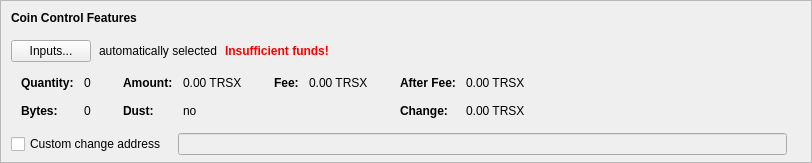
    <widget class="QFrame" name="frameCoinControl">
     <property name="sizePolicy">
      <sizepolicy hsizetype="Expanding" vsizetype="Expanding">
       <horstretch>0</horstretch>
       <verstretch>0</verstretch>
      </sizepolicy>
     </property>
     <property name="maximumSize">
      <size>
       <width>16777215</width>
       <height>16777215</height>
      </size>
     </property>
     <property name="frameShape">
      <enum>QFrame::StyledPanel</enum>
     </property>
     <property name="frameShadow">
      <enum>QFrame::Sunken</enum>
     </property>
     <layout class="QVBoxLayout" name="verticalLayoutCoinControl2">
      <property name="spacing">
       <number>0</number>
      </property>
      <property name="leftMargin">
       <number>0</number>
      </property>
      <property name="topMargin">
       <number>0</number>
      </property>
      <property name="rightMargin">
       <number>0</number>
      </property>
      <property name="bottomMargin">
       <number>6</number>
      </property>
      <item>
       <layout class="QVBoxLayout" name="verticalLayoutCoinControl" stretch="0,0,0,0,1">
        <property name="spacing">
         <number>0</number>
        </property>
        <property name="leftMargin">
         <number>10</number>
        </property>
        <property name="topMargin">
         <number>10</number>
        </property>
        <item>
         <layout class="QHBoxLayout" name="horizontalLayoutCoinControl1">
          <property name="bottomMargin">
           <number>15</number>
          </property>
          <item>
           <widget class="QLabel" name="labelCoinControlFeatures">
            <property name="sizePolicy">
             <sizepolicy hsizetype="Preferred" vsizetype="Maximum">
              <horstretch>0</horstretch>
              <verstretch>0</verstretch>
             </sizepolicy>
            </property>
            <property name="font">
             <font>
              <weight>75</weight>
              <bold>true</bold>
             </font>
            </property>
            <property name="styleSheet">
             <string notr="true">font-weight:bold;</string>
            </property>
            <property name="text">
             <string>Coin Control Features</string>
            </property>
           </widget>
          </item>
         </layout>
        </item>
        <item>
         <layout class="QHBoxLayout" name="horizontalLayoutCoinControl2" stretch="0,0,0,0">
          <property name="spacing">
           <number>8</number>
          </property>
          <property name="bottomMargin">
           <number>10</number>
          </property>
          <item>
           <widget class="QPushButton" name="pushButtonCoinControl">
            <property name="styleSheet">
             <string notr="true"/>
            </property>
            <property name="text">
             <string>Inputs...</string>
            </property>
            <property name="autoDefault">
             <bool>false</bool>
            </property>
           </widget>
          </item>
          <item>
           <widget class="QLabel" name="labelCoinControlAutomaticallySelected">
            <property name="text">
             <string>automatically selected</string>
            </property>
            <property name="margin">
             <number>5</number>
            </property>
           </widget>
          </item>
          <item>
           <widget class="QLabel" name="labelCoinControlInsuffFunds">
            <property name="font">
             <font>
              <weight>75</weight>
              <bold>true</bold>
             </font>
            </property>
            <property name="styleSheet">
             <string notr="true">color:red;font-weight:bold;</string>
            </property>
            <property name="text">
             <string>Insufficient funds!</string>
            </property>
            <property name="margin">
             <number>5</number>
            </property>
           </widget>
          </item>
          <item>
           <spacer name="horizontalSpacerCoinControl">
            <property name="orientation">
             <enum>Qt::Horizontal</enum>
            </property>
            <property name="sizeHint" stdset="0">
             <size>
              <width>40</width>
              <height>1</height>
             </size>
            </property>
           </spacer>
          </item>
         </layout>
        </item>
        <item>
         <widget class="QWidget" name="widgetCoinControl" native="true">
          <property name="sizePolicy">
           <sizepolicy hsizetype="Preferred" vsizetype="Preferred">
            <horstretch>0</horstretch>
            <verstretch>0</verstretch>
           </sizepolicy>
          </property>
          <property name="minimumSize">
           <size>
            <width>0</width>
            <height>0</height>
           </size>
          </property>
          <property name="styleSheet">
           <string notr="true"/>
          </property>
          <layout class="QHBoxLayout" name="horizontalLayoutCoinControl5">
           <property name="leftMargin">
            <number>0</number>
           </property>
           <property name="topMargin">
            <number>0</number>
           </property>
           <property name="rightMargin">
            <number>0</number>
           </property>
           <property name="bottomMargin">
            <number>0</number>
           </property>
           <item>
            <layout class="QHBoxLayout" name="horizontalLayoutCoinControl3" stretch="0,0,0,1">
             <property name="spacing">
              <number>20</number>
             </property>
             <property name="topMargin">
              <number>0</number>
             </property>
             <property name="bottomMargin">
              <number>10</number>
             </property>
             <item>
              <layout class="QFormLayout" name="formLayoutCoinControl1">
               <property name="horizontalSpacing">
                <number>10</number>
               </property>
               <property name="verticalSpacing">
                <number>14</number>
               </property>
               <property name="leftMargin">
                <number>10</number>
               </property>
               <property name="topMargin">
                <number>4</number>
               </property>
               <property name="rightMargin">
                <number>6</number>
               </property>
               <item row="0" column="0">
                <widget class="QLabel" name="labelCoinControlQuantityText">
                 <property name="font">
                  <font>
                   <weight>75</weight>
                   <bold>true</bold>
                  </font>
                 </property>
                 <property name="text">
                  <string>Quantity:</string>
                 </property>
                 <property name="margin">
                  <number>0</number>
                 </property>
                </widget>
               </item>
               <item row="0" column="1">
                <widget class="QLabel" name="labelCoinControlQuantity">
                 <property name="cursor">
                  <cursorShape>IBeamCursor</cursorShape>
                 </property>
                 <property name="contextMenuPolicy">
                  <enum>Qt::ActionsContextMenu</enum>
                 </property>
                 <property name="text">
                  <string notr="true">0</string>
                 </property>
                 <property name="margin">
                  <number>0</number>
                 </property>
                 <property name="textInteractionFlags">
                  <set>Qt::LinksAccessibleByMouse|Qt::TextSelectableByKeyboard|Qt::TextSelectableByMouse</set>
                 </property>
                </widget>
               </item>
               <item row="1" column="0">
                <widget class="QLabel" name="labelCoinControlBytesText">
                 <property name="font">
                  <font>
                   <weight>75</weight>
                   <bold>true</bold>
                  </font>
                 </property>
                 <property name="text">
                  <string>Bytes:</string>
                 </property>
                </widget>
               </item>
               <item row="1" column="1">
                <widget class="QLabel" name="labelCoinControlBytes">
                 <property name="cursor">
                  <cursorShape>IBeamCursor</cursorShape>
                 </property>
                 <property name="contextMenuPolicy">
                  <enum>Qt::ActionsContextMenu</enum>
                 </property>
                 <property name="text">
                  <string notr="true">0</string>
                 </property>
                 <property name="textInteractionFlags">
                  <set>Qt::LinksAccessibleByMouse|Qt::TextSelectableByKeyboard|Qt::TextSelectableByMouse</set>
                 </property>
                </widget>
               </item>
              </layout>
             </item>
             <item>
              <layout class="QFormLayout" name="formLayoutCoinControl2">
               <property name="horizontalSpacing">
                <number>10</number>
               </property>
               <property name="verticalSpacing">
                <number>14</number>
               </property>
               <property name="leftMargin">
                <number>6</number>
               </property>
               <property name="topMargin">
                <number>4</number>
               </property>
               <property name="rightMargin">
                <number>6</number>
               </property>
               <item row="0" column="0">
                <widget class="QLabel" name="labelCoinControlAmountText">
                 <property name="font">
                  <font>
                   <weight>75</weight>
                   <bold>true</bold>
                  </font>
                 </property>
                 <property name="text">
                  <string>Amount:</string>
                 </property>
                 <property name="margin">
                  <number>0</number>
                 </property>
                </widget>
               </item>
               <item row="0" column="1">
                <widget class="QLabel" name="labelCoinControlAmount">
                 <property name="cursor">
                  <cursorShape>IBeamCursor</cursorShape>
                 </property>
                 <property name="contextMenuPolicy">
                  <enum>Qt::ActionsContextMenu</enum>
                 </property>
                 <property name="text">
                  <string notr="true">0.00 TRSX</string>
                 </property>
                 <property name="textInteractionFlags">
                  <set>Qt::LinksAccessibleByMouse|Qt::TextSelectableByKeyboard|Qt::TextSelectableByMouse</set>
                 </property>
                </widget>
               </item>
               <item row="1" column="0">
                <widget class="QLabel" name="labelCoinControlLowOutputText">
                 <property name="font">
                  <font>
                   <weight>75</weight>
                   <bold>true</bold>
                  </font>
                 </property>
                 <property name="text">
                  <string>Dust:</string>
                 </property>
                </widget>
               </item>
               <item row="1" column="1">
                <widget class="QLabel" name="labelCoinControlLowOutput">
                 <property name="cursor">
                  <cursorShape>IBeamCursor</cursorShape>
                 </property>
                 <property name="contextMenuPolicy">
                  <enum>Qt::ActionsContextMenu</enum>
                 </property>
                 <property name="text">
                  <string notr="true">no</string>
                 </property>
                 <property name="textInteractionFlags">
                  <set>Qt::LinksAccessibleByMouse|Qt::TextSelectableByKeyboard|Qt::TextSelectableByMouse</set>
                 </property>
                </widget>
               </item>
              </layout>
             </item>
             <item>
              <layout class="QFormLayout" name="formLayoutCoinControl3">
               <property name="horizontalSpacing">
                <number>10</number>
               </property>
               <property name="verticalSpacing">
                <number>14</number>
               </property>
               <property name="leftMargin">
                <number>6</number>
               </property>
               <property name="topMargin">
                <number>4</number>
               </property>
               <property name="rightMargin">
                <number>6</number>
               </property>
               <item row="0" column="0">
                <widget class="QLabel" name="labelCoinControlFeeText">
                 <property name="font">
                  <font>
                   <weight>75</weight>
                   <bold>true</bold>
                  </font>
                 </property>
                 <property name="text">
                  <string>Fee:</string>
                 </property>
                 <property name="margin">
                  <number>0</number>
                 </property>
                </widget>
               </item>
               <item row="0" column="1">
                <widget class="QLabel" name="labelCoinControlFee">
                 <property name="cursor">
                  <cursorShape>IBeamCursor</cursorShape>
                 </property>
                 <property name="contextMenuPolicy">
                  <enum>Qt::ActionsContextMenu</enum>
                 </property>
                 <property name="text">
                  <string notr="true">0.00 TRSX</string>
                 </property>
                 <property name="textInteractionFlags">
                  <set>Qt::LinksAccessibleByMouse|Qt::TextSelectableByKeyboard|Qt::TextSelectableByMouse</set>
                 </property>
                </widget>
               </item>
              </layout>
             </item>
             <item>
              <layout class="QFormLayout" name="formLayoutCoinControl4">
               <property name="horizontalSpacing">
                <number>10</number>
               </property>
               <property name="verticalSpacing">
                <number>14</number>
               </property>
               <property name="leftMargin">
                <number>6</number>
               </property>
               <property name="topMargin">
                <number>4</number>
               </property>
               <property name="rightMargin">
                <number>6</number>
               </property>
               <item row="0" column="0">
                <widget class="QLabel" name="labelCoinControlAfterFeeText">
                 <property name="font">
                  <font>
                   <weight>75</weight>
                   <bold>true</bold>
                  </font>
                 </property>
                 <property name="text">
                  <string>After Fee:</string>
                 </property>
                 <property name="margin">
                  <number>0</number>
                 </property>
                </widget>
               </item>
               <item row="0" column="1">
                <widget class="QLabel" name="labelCoinControlAfterFee">
                 <property name="cursor">
                  <cursorShape>IBeamCursor</cursorShape>
                 </property>
                 <property name="contextMenuPolicy">
                  <enum>Qt::ActionsContextMenu</enum>
                 </property>
                 <property name="text">
                  <string notr="true">0.00 TRSX</string>
                 </property>
                 <property name="textInteractionFlags">
                  <set>Qt::LinksAccessibleByMouse|Qt::TextSelectableByKeyboard|Qt::TextSelectableByMouse</set>
                 </property>
                </widget>
               </item>
               <item row="1" column="0">
                <widget class="QLabel" name="labelCoinControlChangeText">
                 <property name="font">
                  <font>
                   <weight>75</weight>
                   <bold>true</bold>
                  </font>
                 </property>
                 <property name="text">
                  <string>Change:</string>
                 </property>
                </widget>
               </item>
               <item row="1" column="1">
                <widget class="QLabel" name="labelCoinControlChange">
                 <property name="cursor">
                  <cursorShape>IBeamCursor</cursorShape>
                 </property>
                 <property name="contextMenuPolicy">
                  <enum>Qt::ActionsContextMenu</enum>
                 </property>
                 <property name="text">
                  <string notr="true">0.00 TRSX</string>
                 </property>
                 <property name="textInteractionFlags">
                  <set>Qt::LinksAccessibleByMouse|Qt::TextSelectableByKeyboard|Qt::TextSelectableByMouse</set>
                 </property>
                </widget>
               </item>
              </layout>
             </item>
            </layout>
           </item>
          </layout>
         </widget>
        </item>
        <item>
         <layout class="QHBoxLayout" name="horizontalLayoutCoinControl4" stretch="0,0,0">
          <property name="spacing">
           <number>12</number>
          </property>
          <property name="sizeConstraint">
           <enum>QLayout::SetDefaultConstraint</enum>
          </property>
          <property name="topMargin">
           <number>5</number>
          </property>
          <property name="rightMargin">
           <number>5</number>
          </property>
          <item>
           <widget class="QCheckBox" name="checkBoxCoinControlChange">
            <property name="toolTip">
             <string>If this is activated, but the change address is empty or invalid, change will be sent to a newly generated address.</string>
            </property>
            <property name="text">
             <string>Custom change address</string>
            </property>
           </widget>
          </item>
          <item>
           <widget class="QValidatedLineEdit" name="lineEditCoinControlChange">
            <property name="enabled">
             <bool>false</bool>
            </property>
            <property name="sizePolicy">
             <sizepolicy hsizetype="Expanding" vsizetype="Fixed">
              <horstretch>0</horstretch>
              <verstretch>0</verstretch>
             </sizepolicy>
            </property>
           </widget>
          </item>
          <item>
           <widget class="QLabel" name="labelCoinControlChangeLabel">
            <property name="sizePolicy">
             <sizepolicy hsizetype="Preferred" vsizetype="Expanding">
              <horstretch>0</horstretch>
              <verstretch>0</verstretch>
             </sizepolicy>
            </property>
            <property name="minimumSize">
             <size>
              <width>0</width>
              <height>0</height>
             </size>
            </property>
            <property name="text">
             <string/>
            </property>
            <property name="margin">
             <number>3</number>
            </property>
           </widget>
          </item>
         </layout>
        </item>
        <item>
         <spacer name="verticalSpacerCoinControl">
          <property name="orientation">
           <enum>Qt::Vertical</enum>
          </property>
          <property name="sizeHint" stdset="0">
           <size>
            <width>800</width>
            <height>1</height>
           </size>
          </property>
         </spacer>
        </item>
       </layout>
      </item>
     </layout>
    </widget>
